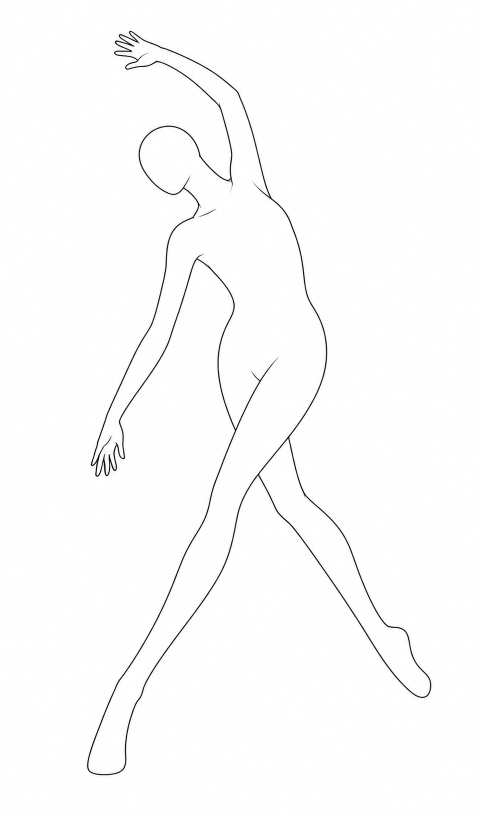
#> input picture skills/generate-pose-mannequin-lineart/assets/elongated-mannequin-lineart-reference.png, 965 x 1630 px (shown at 1/2 size)
$ python extract_palette.py ../../generate-pose-mannequin-lineart/assets/elongated-mannequin-lineart-reference.png
#> lines starting #> are read from the running program, lines starting #| are printed output that depends on the picture
#!/usr/bin/env python3
"""使用 Pillow 和 NumPy 提取图片主色，并向标准输出打印文字色卡。"""

from __future__ import annotations

import argparse
import sys
from dataclasses import dataclass
from pathlib import Path

try:
    import numpy as np
    from PIL import Image, ImageOps, UnidentifiedImageError
except ImportError as exc:
    print(
        "错误：缺少依赖。请使用同时安装了 Pillow 和 NumPy 的 Python 环境运行此脚本。",
        file=sys.stderr,
    )
    raise SystemExit(2) from exc


@dataclass(frozen=True)
class PaletteColor:
    rank: int
    red: int
    green: int
    blue: int
    pixel_count: int
    proportion: float

    @property
    def hex(self) -> str:
        return f"#{self.red:02X}{self.green:02X}{self.blue:02X}"


@dataclass(frozen=True)
class Analysis:
    source_name: str
    source_size: tuple[int, int]
    sample_size: tuple[int, int]
    analyzed_pixel_count: int
    alpha_threshold: int
    colors: list[PaletteColor]


def bounded_integer(minimum: int, maximum: int):
    def parse(value: str) -> int:
        try:
            result = int(value)
        except ValueError as exc:
            raise argparse.ArgumentTypeError("必须是整数") from exc
        if not minimum <= result <= maximum:
            raise argparse.ArgumentTypeError(f"必须在 {minimum}...{maximum} 范围内")
        return result

    return parse


def parse_args() -> argparse.Namespace:
    parser = argparse.ArgumentParser(
        description="使用 Pillow 从图片中提取主色，并直接输出文字色卡。"
    )
    parser.add_argument("image", type=Path, help="输入图片路径")
    parser.add_argument(
        "--colors",
        type=bounded_integer(1, 16),
        default=8,
        help="提取颜色数，默认 8",
    )
    parser.add_argument(
        "--max-size",
        type=bounded_integer(128, 2048),
        default=640,
        help="分析缩略图的最大边长，默认 640",
    )
    parser.add_argument(
        "--alpha-threshold",
        type=bounded_integer(0, 255),
        default=12,
        help="忽略 alpha 小于等于该值的像素，默认 12",
    )
    return parser.parse_args()


def load_sample(
    path: Path, max_size: int, alpha_threshold: int
) -> tuple[tuple[int, int], tuple[int, int], np.ndarray]:
    if not path.is_file():
        raise ValueError(f"找不到图片：{path}")

    try:
        with Image.open(path) as source:
            source.seek(0)
            oriented = ImageOps.exif_transpose(source)
            source_size = oriented.size
            sample = oriented.convert("RGBA")
            sample.thumbnail((max_size, max_size), Image.Resampling.LANCZOS)
            sample_size = sample.size
            pixels = np.asarray(sample, dtype=np.uint8)
    except (OSError, UnidentifiedImageError) as exc:
        raise ValueError(f"图片无法解码：{path}") from exc

    visible = pixels[..., 3] > alpha_threshold
    rgb_pixels = np.ascontiguousarray(pixels[..., :3][visible])
    if rgb_pixels.size == 0:
        raise ValueError(
            "没有可分析像素；图片可能完全透明，可尝试降低 --alpha-threshold"
        )
    return source_size, sample_size, rgb_pixels


def quantize_colors(rgb_pixels: np.ndarray, requested: int) -> list[PaletteColor]:
    # 将不透明像素排成一行再量化，确保透明区域完全不参与颜色统计。
    pixel_strip = Image.fromarray(rgb_pixels.reshape(1, -1, 3))
    quantized = pixel_strip.quantize(
        colors=requested,
        method=Image.Quantize.MEDIANCUT,
        dither=Image.Dither.NONE,
    )
    counts = quantized.getcolors(maxcolors=256) or []
    palette = quantized.getpalette() or []
    total = int(rgb_pixels.shape[0])

    extracted: list[tuple[int, int, int, int]] = []
    for pixel_count, palette_index in counts:
        offset = palette_index * 3
        if offset + 2 >= len(palette):
            continue
        red, green, blue = palette[offset : offset + 3]
        extracted.append((int(pixel_count), int(red), int(green), int(blue)))

    extracted.sort(key=lambda item: (-item[0], item[1], item[2], item[3]))
    return [
        PaletteColor(
            rank=index,
            red=red,
            green=green,
            blue=blue,
            pixel_count=pixel_count,
            proportion=pixel_count / total,
        )
        for index, (pixel_count, red, green, blue) in enumerate(extracted, start=1)
    ]


def analyze(path: Path, colors: int, max_size: int, alpha_threshold: int) -> Analysis:
    resolved = path.expanduser().resolve()
    source_size, sample_size, rgb_pixels = load_sample(
        resolved, max_size, alpha_threshold
    )
    palette = quantize_colors(rgb_pixels, colors)
    if not palette:
        raise ValueError("未能提取颜色")
    return Analysis(
        source_name=resolved.name,
        source_size=source_size,
        sample_size=sample_size,
        analyzed_pixel_count=int(rgb_pixels.shape[0]),
        alpha_threshold=alpha_threshold,
        colors=palette,
    )


def print_analysis(result: Analysis) -> None:
    print("图片色卡")
    print(f"图片：{result.source_name}")
    print(f"尺寸：{result.source_size[0]} × {result.source_size[1]} px")
    print(
        f"采样：{result.sample_size[0]} × {result.sample_size[1]} px，"
        f"有效像素 {result.analyzed_pixel_count}"
    )
    print(
        "算法：Pillow MEDIANCUT 中位切分量化；"
        f"忽略 alpha ≤ {result.alpha_threshold} 的像素"
    )
    print()
    for color in result.colors:
        print(
            f"{color.rank}. {color.hex} | "
            f"RGB({color.red}, {color.green}, {color.blue}) | "
            f"{color.proportion * 100:.2f}%"
        )


def main() -> int:
    args = parse_args()
    try:
        result = analyze(
            args.image,
            colors=args.colors,
            max_size=args.max_size,
            alpha_threshold=args.alpha_threshold,
        )
#> in load_sample, source is the input picture: PIL image 965x1630 RGB; mean R, G, B 251.8, 251.8, 251.8
#> in load_sample, `sample.thumbnail((max_size, max_size), Image.Resampling.LANCZOS)`:
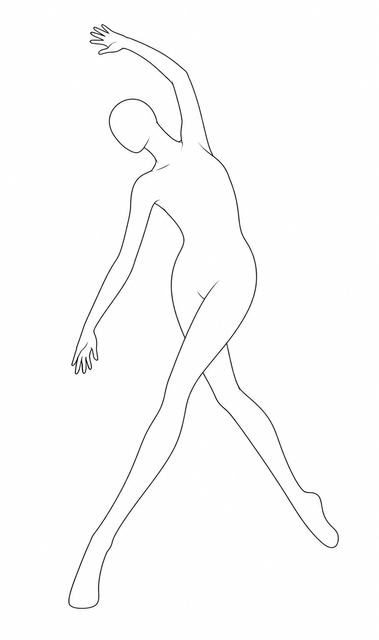
#> sample: PIL image 379x640 RGBA; mean R, G, B, A 251.6, 251.6, 251.6, 255
#> in load_sample, `visible = pixels[..., 3] > alpha_threshold`: visible: shape (640, 379) bool; every value is 1
#> in analyze, `source_size, sample_size, rgb_pixels = load_sample( resolved, max_size..`: source_size = (965, 1630); sample_size = (379, 640)
#> in quantize_colors, `counts = quantized.getcolors(maxcolors=256) or []`: counts = [(70017, 0), (449, 1), (648, 2), (1499, 3), (147695, 4), (584, 5), (16339, 6), (5329, 7)]
#> in quantize_colors, `palette = quantized.getpalette() or []`: palette = [255, 255, 255, 254, 255, 254, 255, 254, 255, 254, 254, 255, 254, 254, 254, 254, 254, 253, 253, 254, 254, 224, 224, 225]
#> the loop in quantize_colors, `for pixel_count, palette_index in counts:` made 8 passes
#> (pixel_count, offset, red, green, blue) on passes 1 to 8: (70017, 0, 255, 255, 255), (449, 3, 254, 255, 254), (648, 6, 255, 254, 255), (1499, 9, 254, 254, 255), (147695, 12, 254, 254, 254), (584, 15, 254, 254, 253), (16339, 18, 253, 254, 254), (5329, 21, 224, 224, 225)
#> after the loop in quantize_colors, `for pixel_count, palette_index in counts:`: extracted = [(70017, 255, 255, 255), (449, 254, 255, 254), (648, 255, 254, 255), (1499, 254, 254, 255), (147695, 254, 254, 254), (584, 254, 254, 253), (16339, 253, 254, 254), (5329, 224, 224, 225)]
#> in analyze, `palette = quantize_colors(rgb_pixels, colors)`: palette = 8 items
    except ValueError as exc:
        print(f"错误：{exc}", file=sys.stderr)
        return 1
    print_analysis(result)
    return 0


if __name__ == "__main__":
    raise SystemExit(main())
#> (the program exits here)
